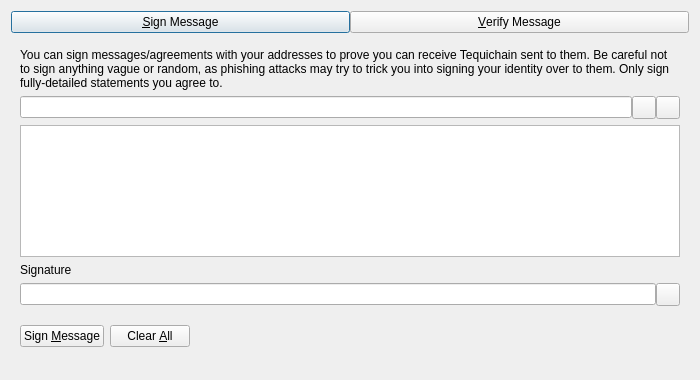
<?xml version="1.0" encoding="UTF-8"?>
<ui version="4.0">
 <class>SignVerifyMessageDialog</class>
 <widget class="QDialog" name="SignVerifyMessageDialog">
  <property name="geometry">
   <rect>
    <x>0</x>
    <y>0</y>
    <width>700</width>
    <height>380</height>
   </rect>
  </property>
  <property name="windowTitle">
   <string>Signatures - Sign / Verify a Message</string>
  </property>
  <property name="modal">
   <bool>true</bool>
  </property>
  <layout class="QVBoxLayout" name="verticalLayout">
   <item>
    <layout class="QHBoxLayout" name="horizontalLayout_Buttons_2">
     <property name="spacing">
      <number>0</number>
     </property>
     <property name="topMargin">
      <number>0</number>
     </property>
     <item>
      <widget class="QPushButton" name="btnSignMessage">
       <property name="text">
        <string>&amp;Sign Message</string>
       </property>
       <property name="checkable">
        <bool>true</bool>
       </property>
      </widget>
     </item>
     <item>
      <widget class="QPushButton" name="btnVerifyMessage">
       <property name="text">
        <string>&amp;Verify Message</string>
       </property>
       <property name="checkable">
        <bool>true</bool>
       </property>
      </widget>
     </item>
    </layout>
   </item>
   <item>
    <widget class="QStackedWidget" name="stackedWidgetSig">
     <property name="minimumSize">
      <size>
       <width>0</width>
       <height>0</height>
      </size>
     </property>
     <property name="currentIndex">
      <number>0</number>
     </property>
     <widget class="QWidget" name="pageSignMessage">
      <layout class="QVBoxLayout" name="verticalLayout_SM">
       <item>
        <widget class="QLabel" name="infoLabel_SM">
         <property name="text">
          <string>You can sign messages/agreements with your addresses to prove you can receive Tequichain sent to them. Be careful not to sign anything vague or random, as phishing attacks may try to trick you into signing your identity over to them. Only sign fully-detailed statements you agree to.</string>
         </property>
         <property name="textFormat">
          <enum>Qt::PlainText</enum>
         </property>
         <property name="wordWrap">
          <bool>true</bool>
         </property>
        </widget>
       </item>
       <item>
        <layout class="QHBoxLayout" name="horizontalLayout_1_SM">
         <property name="spacing">
          <number>0</number>
         </property>
         <item>
          <widget class="QValidatedLineEdit" name="addressIn_SM">
           <property name="toolTip">
            <string>The Tequichain address to sign the message with</string>
           </property>
          </widget>
         </item>
         <item>
          <widget class="QToolButton" name="addressBookButton_SM">
           <property name="toolTip">
            <string>Choose previously used address</string>
           </property>
           <property name="text">
            <string/>
           </property>
           <property name="shortcut">
            <string>Alt+A</string>
           </property>
          </widget>
         </item>
         <item>
          <widget class="QToolButton" name="pasteButton_SM">
           <property name="toolTip">
            <string>Paste address from clipboard</string>
           </property>
           <property name="text">
            <string/>
           </property>
           <property name="shortcut">
            <string>Alt+P</string>
           </property>
          </widget>
         </item>
        </layout>
       </item>
       <item>
        <widget class="QPlainTextEdit" name="messageIn_SM">
         <property name="toolTip">
          <string>Enter the message you want to sign here</string>
         </property>
        </widget>
       </item>
       <item>
        <widget class="QLabel" name="signatureLabel_SM">
         <property name="text">
          <string>Signature</string>
         </property>
         <property name="textFormat">
          <enum>Qt::PlainText</enum>
         </property>
        </widget>
       </item>
       <item>
        <layout class="QHBoxLayout" name="horizontalLayout_2_SM">
         <property name="spacing">
          <number>0</number>
         </property>
         <item>
          <widget class="QLineEdit" name="signatureOut_SM">
           <property name="readOnly">
            <bool>true</bool>
           </property>
          </widget>
         </item>
         <item>
          <widget class="QToolButton" name="copySignatureButton_SM">
           <property name="toolTip">
            <string>Copy the current signature to the system clipboard</string>
           </property>
           <property name="text">
            <string/>
           </property>
          </widget>
         </item>
        </layout>
       </item>
       <item>
        <layout class="QHBoxLayout" name="horizontalLayout_3_SM">
         <item>
          <widget class="QPushButton" name="signMessageButton_SM">
           <property name="toolTip">
            <string>Sign the message to prove you own this Tequichain address</string>
           </property>
           <property name="text">
            <string>Sign &amp;Message</string>
           </property>
           <property name="autoDefault">
            <bool>false</bool>
           </property>
          </widget>
         </item>
         <item>
          <widget class="QPushButton" name="clearButton_SM">
           <property name="toolTip">
            <string>Reset all sign message fields</string>
           </property>
           <property name="text">
            <string>Clear &amp;All</string>
           </property>
           <property name="autoDefault">
            <bool>false</bool>
           </property>
          </widget>
         </item>
         <item>
          <spacer name="horizontalSpacer_1_SM">
           <property name="orientation">
            <enum>Qt::Horizontal</enum>
           </property>
           <property name="sizeHint" stdset="0">
            <size>
             <width>40</width>
             <height>48</height>
            </size>
           </property>
          </spacer>
         </item>
         <item>
          <widget class="QLabel" name="statusLabel_SM">
           <property name="text">
            <string/>
           </property>
           <property name="wordWrap">
            <bool>true</bool>
           </property>
          </widget>
         </item>
         <item>
          <spacer name="horizontalSpacer_2_SM">
           <property name="orientation">
            <enum>Qt::Horizontal</enum>
           </property>
           <property name="sizeHint" stdset="0">
            <size>
             <width>40</width>
             <height>48</height>
            </size>
           </property>
          </spacer>
         </item>
        </layout>
       </item>
      </layout>
     </widget>
     <widget class="QWidget" name="pageVerifyMessage">
      <layout class="QVBoxLayout" name="verticalLayout_VM">
       <item>
        <widget class="QLabel" name="infoLabel_VM">
         <property name="text">
          <string>Enter the receiver's address, message (ensure you copy line breaks, spaces, tabs, etc. exactly) and signature below to verify the message. Be careful not to read more into the signature than what is in the signed message itself, to avoid being tricked by a man-in-the-middle attack. Note that this only proves the signing party receives with the address, it cannot prove sendership of any transaction!</string>
         </property>
         <property name="textFormat">
          <enum>Qt::PlainText</enum>
         </property>
         <property name="alignment">
          <set>Qt::AlignLeading|Qt::AlignLeft|Qt::AlignTop</set>
         </property>
         <property name="wordWrap">
          <bool>true</bool>
         </property>
        </widget>
       </item>
       <item>
        <layout class="QHBoxLayout" name="horizontalLayout_1_VM">
         <property name="spacing">
          <number>0</number>
         </property>
         <item>
          <widget class="QValidatedLineEdit" name="addressIn_VM">
           <property name="toolTip">
            <string>The Tequichain address the message was signed with</string>
           </property>
          </widget>
         </item>
         <item>
          <widget class="QToolButton" name="addressBookButton_VM">
           <property name="toolTip">
            <string>Choose previously used address</string>
           </property>
           <property name="text">
            <string/>
           </property>
           <property name="shortcut">
            <string>Alt+A</string>
           </property>
          </widget>
         </item>
        </layout>
       </item>
       <item>
        <widget class="QPlainTextEdit" name="messageIn_VM"/>
       </item>
       <item>
        <widget class="QValidatedLineEdit" name="signatureIn_VM"/>
       </item>
       <item>
        <layout class="QHBoxLayout" name="horizontalLayout_2_VM">
         <item>
          <widget class="QPushButton" name="verifyMessageButton_VM">
           <property name="toolTip">
            <string>Verify the message to ensure it was signed with the specified Tequichain address</string>
           </property>
           <property name="text">
            <string>Verify &amp;Message</string>
           </property>
           <property name="autoDefault">
            <bool>false</bool>
           </property>
          </widget>
         </item>
         <item>
          <widget class="QPushButton" name="clearButton_VM">
           <property name="toolTip">
            <string>Reset all verify message fields</string>
           </property>
           <property name="text">
            <string>Clear &amp;All</string>
           </property>
           <property name="autoDefault">
            <bool>false</bool>
           </property>
          </widget>
         </item>
         <item>
          <spacer name="horizontalSpacer_1_VM">
           <property name="orientation">
            <enum>Qt::Horizontal</enum>
           </property>
           <property name="sizeHint" stdset="0">
            <size>
             <width>40</width>
             <height>48</height>
            </size>
           </property>
          </spacer>
         </item>
         <item>
          <widget class="QLabel" name="statusLabel_VM">
           <property name="text">
            <string/>
           </property>
           <property name="wordWrap">
            <bool>true</bool>
           </property>
          </widget>
         </item>
         <item>
          <spacer name="horizontalSpacer_2_VM">
           <property name="orientation">
            <enum>Qt::Horizontal</enum>
           </property>
           <property name="sizeHint" stdset="0">
            <size>
             <width>40</width>
             <height>48</height>
            </size>
           </property>
          </spacer>
         </item>
        </layout>
       </item>
      </layout>
     </widget>
    </widget>
   </item>
  </layout>
 </widget>
 <customwidgets>
  <customwidget>
   <class>QValidatedLineEdit</class>
   <extends>QLineEdit</extends>
   <header>qt/qvalidatedlineedit.h</header>
  </customwidget>
 </customwidgets>
 <resources>
  <include location="../tequichain.qrc"/>
 </resources>
 <connections/>
</ui>
